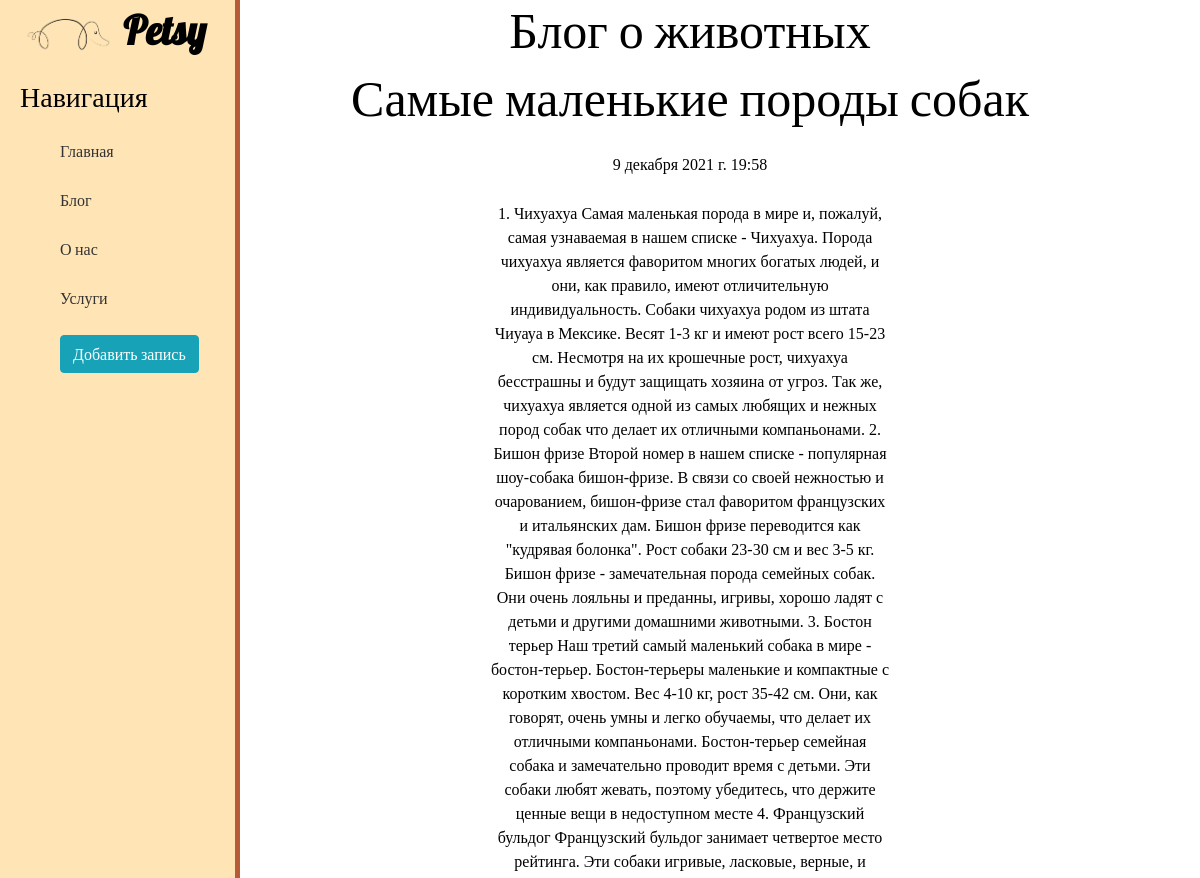
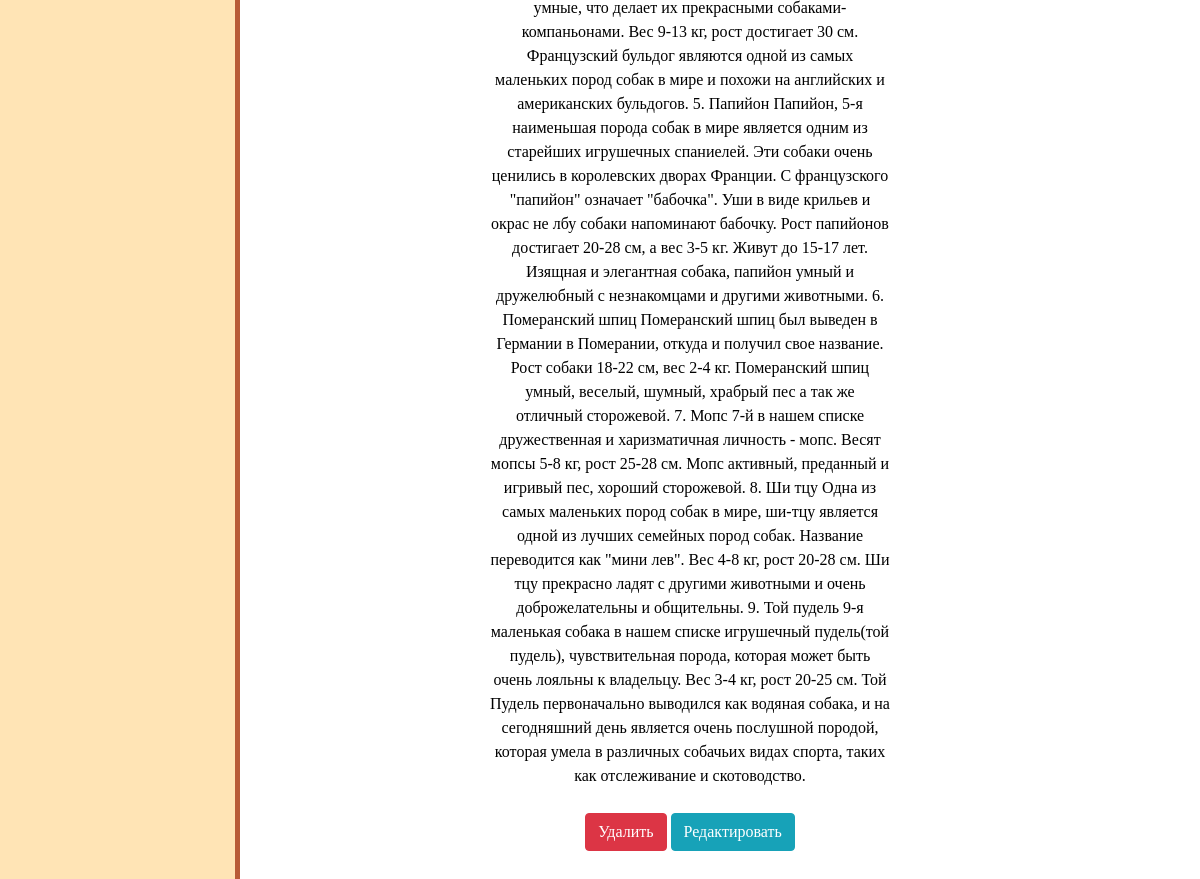
Page /blog/2 on the committed database (2 pictures, top to bottom).
### blog/models.py (models this page shows, shortened)
class Article(models.Model):
    title = models.CharField('Название статьи', max_length=100)
    anons = models.CharField('Анонс', max_length=250)
    full_text = models.TextField('Статья')
    date = models.DateTimeField('Дата публикации')
    class Meta:
        verbose_name = 'Статья'
        verbose_name_plural = 'Статьи'

### blog/views.py (the view)
# urls.py: path('<int:pk>', views.BlogDetailView.as_view(), name='blog-detail'),
class BlogDetailView(DetailView):
    model = Article
    template_name = 'blog/detail_view.html'
    context_object_name = 'article'

### blog/templates/blog/detail_view.html (shortened to what this page needs)
{% extends 'main/layout.html' %}
{% block content %}
    <div class="features">
        <h1>Блог о животных</h1>
        <h1>{{ article.title }}</h1>
        <p>{{ article.date }}</p>
        <p>{{ article.full_text }}</p>
        <a href="{% url 'blog-delete' article.id %}" class="btn btn-danger">Удалить</a>
        <a href="{% url 'blog-update' article.id %}" class="btn btn-info">Редактировать</a>
    </div>
{% endblock %}

### main/static/main/css/main.css (style rules this page uses)
body { background: #FFEEDB; color: #000000; }
main .features { font-family: 'Rajdhani'; float: left; color: #000000; margin-top 100px; text-align: center; width: 75% }
main .features h1 { font-size: 50px; font-family: 'Lobster'; }
main .features p { max-width: 400px; margin: 25px auto }

### rows in the picture
Article: title "Самые маленькие породы собак", date "9 декабря 2021 г. 19:58", full_text "1. Чихуахуа Самая маленькая порода в мире и, пожалуй, самая узнаваемая в нашем списке - Чихуахуа. Порода чихуахуа является фаворитом многих богатых людей, и они, как правило, имеют отличительную индивидуальность. Собаки чихуахуа родом из штата Чиуауа в Мексике. Весят 1-3 кг и имеют рост всего 15-23 см. Несмотря на их крошечные рост, чихуахуа бесстрашны и будут защищать хозяина от угроз. Так же, чихуахуа является одной из самых любящих и нежных пород собак что делает их отличными компаньонами. 2. Бишон фризе Второй номер в нашем списке - популярная шоу-собака бишон-фризе. В связи со своей нежностью и очарованием, бишон-фризе стал фаворитом французских и итальянских дам. Бишон фризе…"
